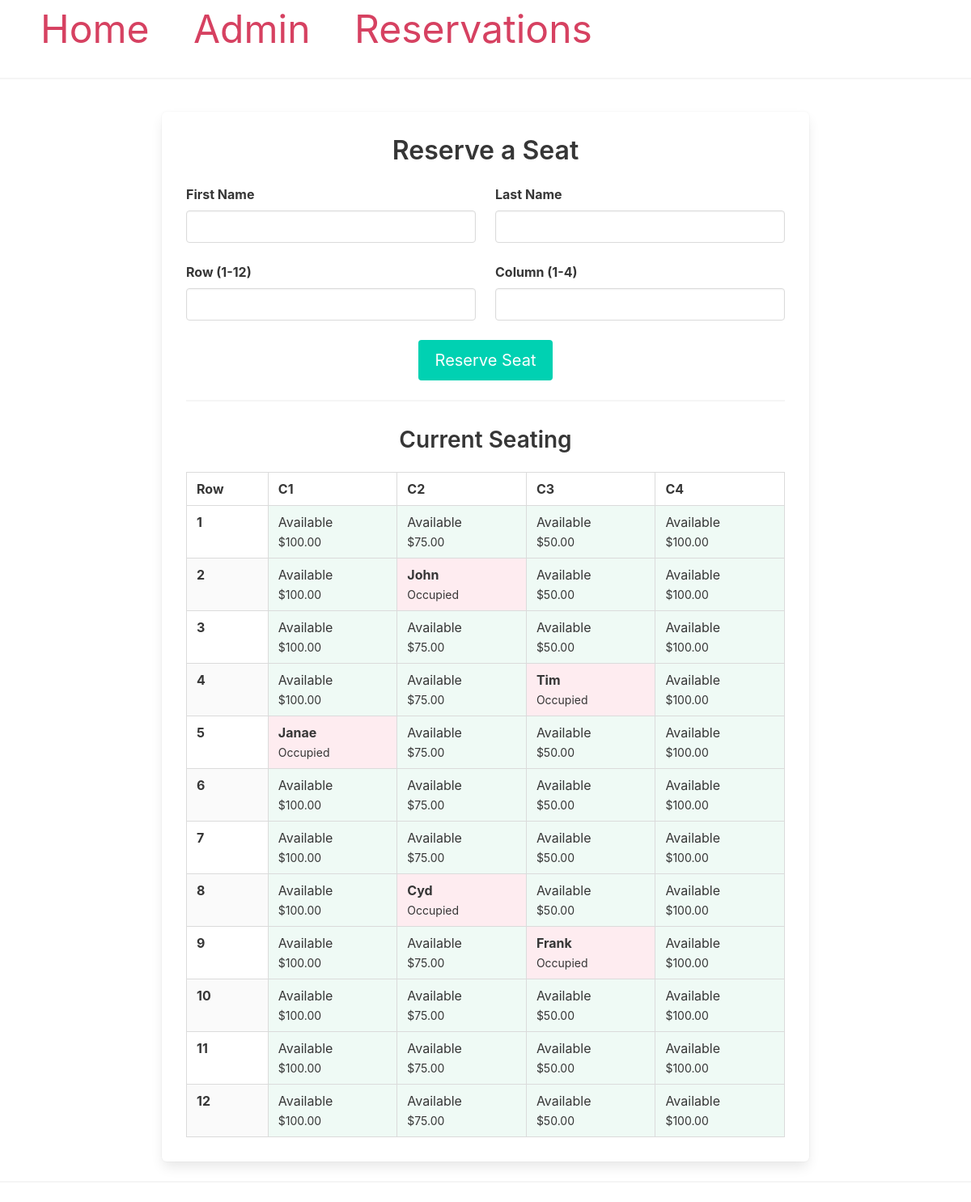
Page /reserve on the earlier database version.
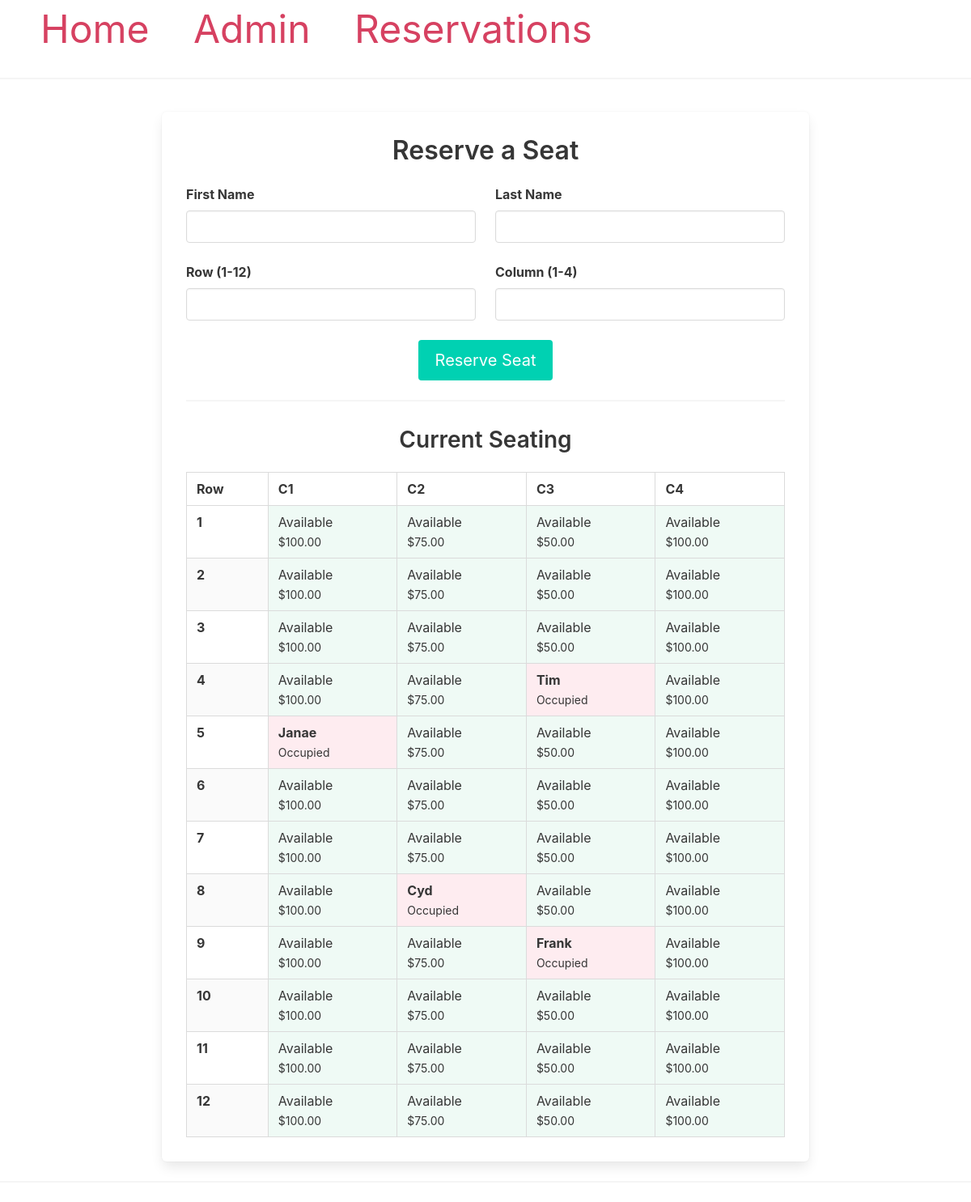
Same page on the later database version.
### app.py (models this page shows)
class Reservation(db.Model):
    __tablename__ = "reservations"
    id = db.Column(db.Integer, primary_key=True)
    passengerName = db.Column(db.String, nullable=False)
    seatRow = db.Column(db.Integer, nullable=False)
    seatColumn = db.Column(db.Integer, nullable=False)
    eTicketNumber = db.Column(db.String, nullable=False)
    created = db.Column(db.String)

### app.py (the view, shortened to what this page needs)
@app.route("/reserve", methods=["GET", "POST"])
def reserve_seat():
    seating_chart, revenue, reservations = build_seating_chart()
    return render_template(
        "reserve.html",
        chart=seating_chart,
        rows=ROWS,
        cols=COLS,
        cost_matrix=COST_MATRIX
    )

### app.py (called while the page is built)
def get_cost_matrix():
    cost_matrix = [[100, 75, 50, 100] for _ in range(12)]
    return cost_matrix

def build_seating_chart():
    seating_chart = [[{"reserved": False, "name": None} for _ in range(COLS)] for _ in range(ROWS)]
    reservations = Reservation.query.all()
    for r in reservations:
        row = int(r.seatRow) - 1   # convert to 0-based index
        col = int(r.seatColumn) - 1
        if 0 <= row < ROWS and 0 <= col < COLS:
            seating_chart[row][col]["reserved"] = True
            seating_chart[row][col]["name"] = r.passengerName
    cost_matrix = get_cost_matrix()
    revenue = sum(cost_matrix[row][col] for row in range(12) for col in range(4) if seating_chart[row][col]["reserved"])
    return seating_chart, revenue, reservations

### templates/reserve.html
{% extends "base.html" %}
{% block content %}
<div class="container" style="margin-top: 40px;">
  <div class="box" style="max-width: 800px; margin: auto; padding: 30px;">
    <h1 class="title has-text-centered">Reserve a Seat</h1>
    <form method="POST">
      <div class="columns">
        <div class="column">
          <div class="field">
            <label class="label">First Name</label>
            <div class="control">
              <input class="input" name="first_name" required>
            </div>
          </div>
        </div>
        <div class="column">
          <div class="field">
            <label class="label">Last Name</label>
            <div class="control">
              <input class="input" name="last_name" required>
            </div>
          </div>
        </div>
      </div>
      <div class="columns">
        <div class="column">
          <div class="field">
            <label class="label">Row (1-12)</label>
            <div class="control">
              <input class="input" name="seat_row" type="number" min="1" max="12" required>
            </div>
          </div>
        </div>
        <div class="column">
          <div class="field">
            <label class="label">Column (1-4)</label>
            <div class="control">
              <input class="input" name="seat_col" type="number" min="1" max="4" required>
            </div>
          </div>
        </div>
      </div>
      <div class="field has-text-centered">
        <button class="button is-primary is-medium" type="submit">
          Reserve Seat
        </button>
      </div>
    </form>
    <hr>
    <h2 class="subtitle has-text-centered">Current Seating</h2>
    <div class="table-container">
      <table class="table is-bordered is-striped is-fullwidth">
        <thead>
          <tr>
            <th>Row</th>
            {% for c in range(1, cols + 1) %}
              <th>C{{ c }}</th>
            {% endfor %}
          </tr>
        </thead>
        <tbody>
        {% for r in range(0, rows) %}
          <tr>
            <td><strong>{{ r + 1 }}</strong></td>
            {% for c in range(0, cols) %}
              {% set seat = chart[r][c] %}
              <td class="{{ 'has-background-danger-light' if seat.reserved else 'has-background-success-light' }}">
                {% if seat.reserved %}
                  <strong>{{ seat.name }}</strong><br>
                  <small>Occupied</small>
                {% else %}
                  Available<br>
                  <small>${{ "%.2f"|format(cost_matrix[r][c]) }}</small>
                {% endif %}
              </td>
            {% endfor %}
          </tr>
        {% endfor %}
        </tbody>
      </table>
    </div>
  </div>
</div>
{% endblock %}

### templates/base.html (shortened to what this page needs)
<!DOCTYPE html>
<html lang="en">
<head>
    <link rel="stylesheet" href="https://cdnjs.cloudflare.com/ajax/libs/bulma/0.7.2/css/bulma.min.css" />
</head>
<body>
        <nav>
            <a href="{{ url_for('index') }}">Home</a>
            <a href="{{ url_for('admin_login')}}">Admin</a>
            <a href="{{ url_for('reserve_seat') }}">Reservations</a>
        </nav>
        <hr>
        <div class="content">
            {% block content %} {% endblock %}
        </div>
        <hr>
</body>
</html>

### templates/base.html (style rules this page uses)
nav a { color: #d64161; font-size: 3em; margin-left: 50px; text-decoration: none; }

Differences in the rows shown:
removed Reservation: name "John"
Other differences:
list line gone: "Occupied"
new list line: "Available $ 75.00"
